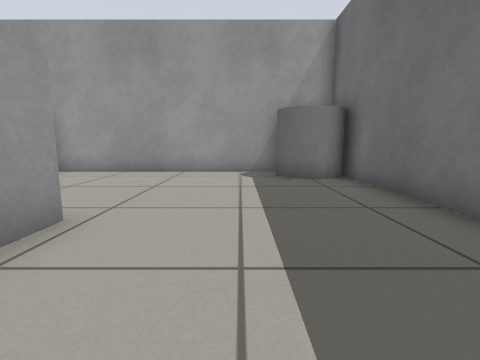
view 1 (above)

12 first-person views from a walk through a world built for the Gazebo simulator. The camera is 0.5 m above the floor, tilts 8° down and sees 85° across. The floor is counted in squares, 0.5 m on a side. Each view is taken from the middle of a square. On the plan, view 1 faces up. The plan holds only what a view shows up to about 11 squares ahead; the rest is blank.

view 2
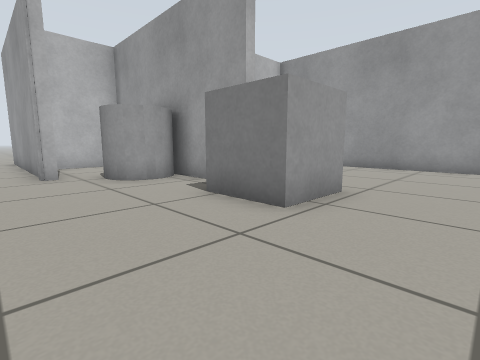

view 3
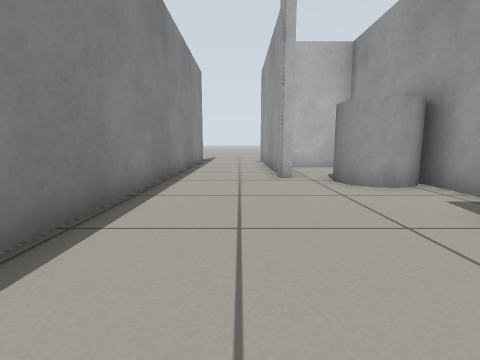

view 4
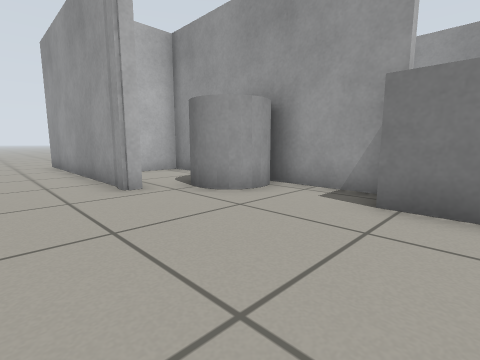

view 5
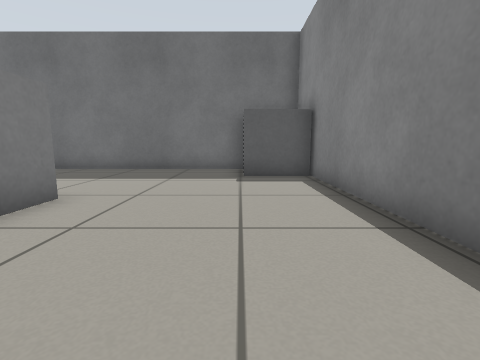

view 6
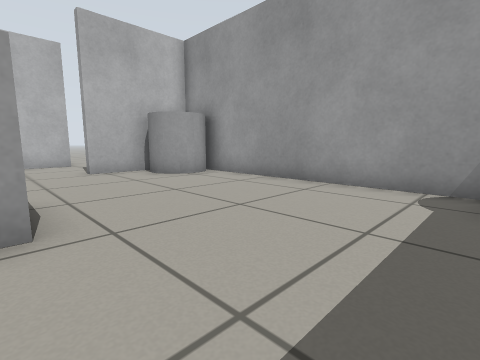

view 7
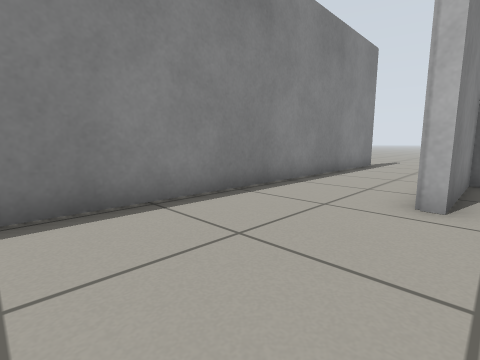

view 8
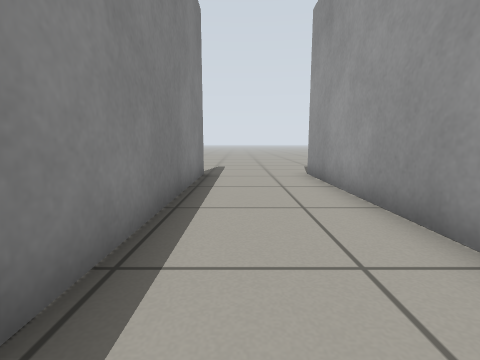

view 9
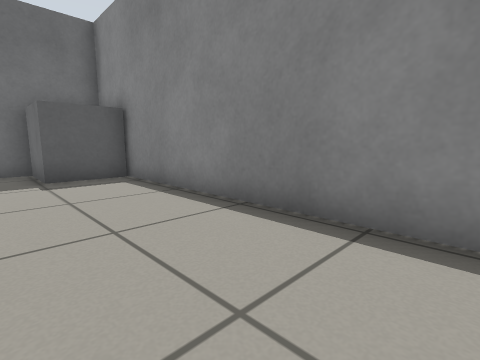

view 10
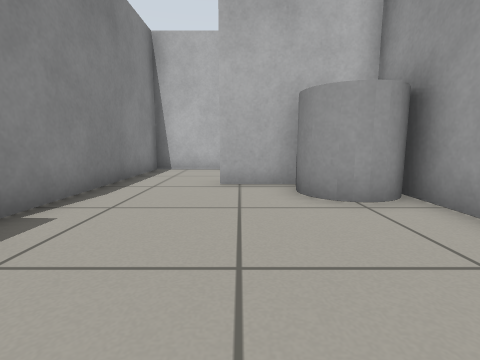

view 11
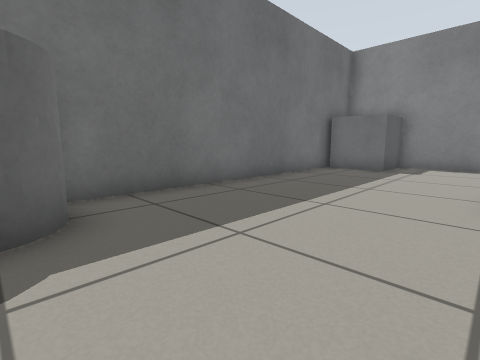

view 12
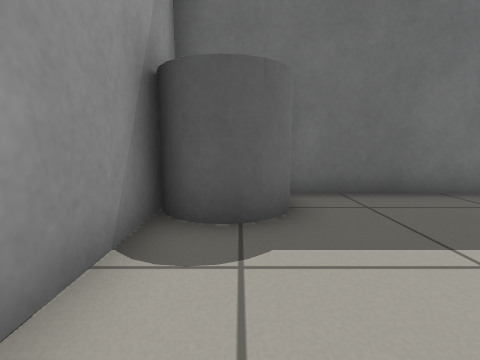

### Floor plan
Points are (right, up) in squares from view 1. A wall is a line through its corners. A room is listed if a view was taken in it or the views show most of it. See-through windows are left out.
Room 1 (views 1, 2, 3, 4, 5, 6, 7, 8, 9, 10, 11, 12)
walls: (-4.4, 2.5) (-12.1, 2.5) (-12.1, -0.5) (-8.6, -0.5) (-8.6, -0.8) (-16.6, -0.8); (-8.4, 2.8) (-5.4, 2.8); (3.1, 9.2) (-8.4, 9.2) (-8.4, 5.5); (-16.6, -4.2) (3.1, -4.2) (3.1, 7.5)
ways out: opening at (-9, 4.5) to room 2; opening at (-17, -4)
objects: grey cylinder (-8, 1) to (-7, 2); grey cylinder (-8, 7) to (-7, 9); grey box (-4, 2) to (-3, 3); grey box (1, -4) to (2, -2); grey cylinder (1, 8) to (3, 9)
Room 2 (no view inside)
walls: (-8.4, 5.5) (-8.7, 5.5); (-12.1, 5.9) (-12.1, 2.8) (-8.4, 2.8)
ways out: opening at (-9, 4.5) to room 1; opening at (-10.5, 6)

Where each view was taken, in squares from view 1:
view 1: 0 up, 0 right, facing up
view 2: 2 down, 0 right, facing up-left
view 3: 2 down, 1 left, facing left
view 4: 3 down, 3 left, facing up-left
view 5: 2 down, 7 left, facing right
view 6: 3 up, 1 right, facing up-left
view 7: 0 up, 4 left, facing down-left
view 8: 3 down, 8 left, facing left
view 9: 1 down, 7 left, facing down-right
view 10: 6 up, 2 left, facing left
view 11: 8 up, 2 left, facing down-right
view 12: 8 up, 2 left, facing right
